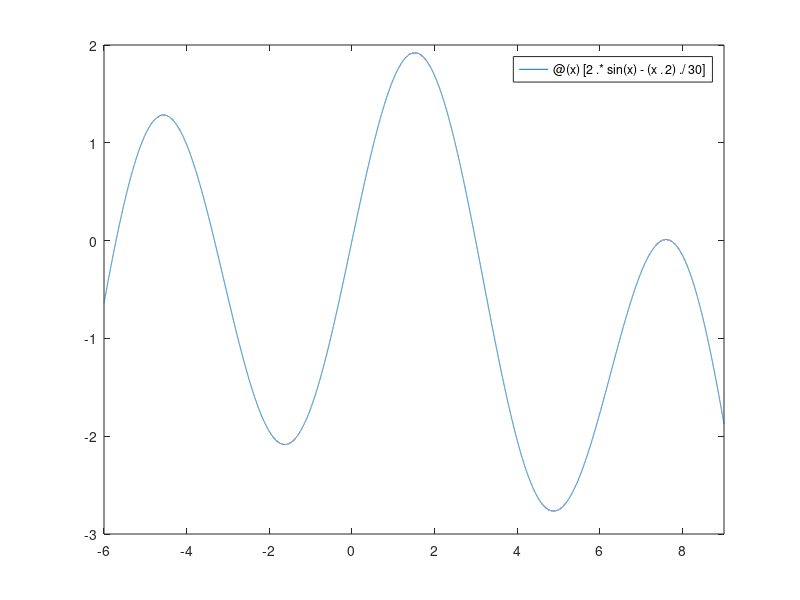

Write MATLAB code to recreate this figure.
f = @(x) [2.*sin(x)-(x.^2)./30];

fplot(f, [-6, 9]);


Global_Max = fzero (f,-6)
Global_Min = fzero (f,6)

loc_min = fzero (f,-2)
loc_max1 = fzero (f,2)
loc_max2 = fzero (f,8)